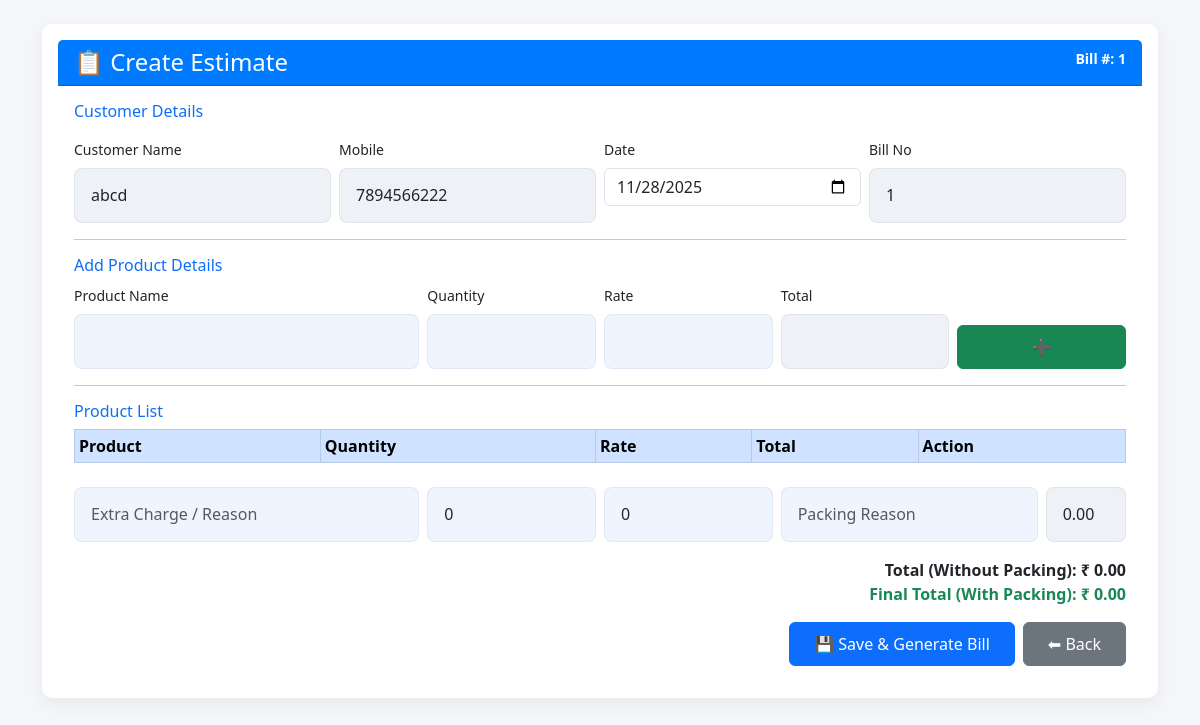
The page /add-items/82/ (signed in) on the database its author committed.
### bills/models.py (models this page shows, shortened)
class Bill(models.Model):
    customer = models.ForeignKey(Customer, on_delete=models.SET_NULL, null=True, blank=True)
    customer_name = models.CharField(max_length=255, blank=True, null=True)
    phone = models.CharField(max_length=20, blank=True, null=True)
    date = models.DateField(default=timezone.now)
    bill_no = models.IntegerField(default=1)
    packing_qty = models.IntegerField(blank=True, null=True)
    packing_rate = models.DecimalField(max_digits=10, decimal_places=2, blank=True, null=True)
    packing_reason = models.CharField(max_length=255, blank=True, null=True)
    extra_reason = models.CharField(max_length=255, blank=True, null=True)
    extra_amount = models.DecimalField(max_digits=10, decimal_places=2, default=0)
    total_amount = models.DecimalField(max_digits=12, decimal_places=2, default=0)
    paid_amount = models.DecimalField(max_digits=12, decimal_places=2, default=0)
    returned_amount = models.DecimalField(max_digits=12, decimal_places=2, default=0)
    is_paid = models.BooleanField(default=False)
    paid_date = models.DateTimeField(null=True, blank=True)
    paid_by = models.ForeignKey(settings.AUTH_USER_MODEL, null=True, blank=True, on_delete=models.SET_NULL)
    class Meta:
        ordering = ['-date', '-bill_no']

### bills/views.py (the view, shortened to what this page needs)
# urls.py: path('add-items/<int:bill_id>/', views.add_items, name='add_items'),             # add/edit items page
@login_required
def add_items(request, bill_id):
    bill = Bill.objects.get(id=bill_id)
    if request.method == "GET":
        items = BillItem.objects.filter(bill=bill)
        return render(request, "bills/add_items.html", {"bill": bill, "items": items})

### bills/templates/bills/add_items.html (shortened to what this page needs)
{% load static %}
<!doctype html>
<html lang="en">
<head>
  <link href="https://cdn.jsdelivr.net/npm/bootstrap@5.3.0/dist/css/bootstrap.min.css" rel="stylesheet">
  <link href="{% static 'css/responsive.css' %}" rel="stylesheet">
</head>
<body>
<div class="container my-4">
  <div class="card">
    <div class="card-header d-flex justify-content-between">
      <h4 class="mb-0">📋 Create Estimate</h4>
      <small class="text-white">Bill #: {{ bill.bill_no }}</small>
    </div>
    <div class="card-body">
      <h6 class="text-primary mb-3">Customer Details</h6>
      <div class="row g-2 mb-3">
        <div class="col-md-3"><label class="form-label small">Customer Name</label><input type="text" class="form-control" value="{{ bill.customer_name }}" readonly></div>
        <div class="col-md-3"><label class="form-label small">Mobile</label><input type="text" class="form-control" value="{{ bill.phone }}" readonly></div>
        <div class="col-md-3">
          <label class="form-label small">Date</label>
          <input type="date" id="bill_date" class="form-control" value="{{ bill.date|date:'Y-m-d' }}">
        </div>
        <div class="col-md-3"><label class="form-label small">Bill No</label><input type="text" class="form-control" value="{{ bill.bill_no }}" readonly></div>
      </div>
      <hr>
      <h6 class="text-primary mb-2">Add Product Details</h6>
      <div class="row g-2 mb-2 align-items-end">
        <div class="col-md-4"><label class="form-label small">Product Name</label><input type="text" id="product_name" class="form-control"></div>
        <div class="col-md-2"><label class="form-label small">Quantity</label><input type="number" id="quantity" class="form-control"></div>
        <div class="col-md-2"><label class="form-label small">Rate</label><input type="number" id="rate" class="form-control"></div>
        <div class="col-md-2"><label class="form-label small">Total</label><input type="text" id="total" class="form-control" readonly></div>
        <div class="col-md-2"><button class="btn btn-success w-100" onclick="addProduct()">➕</button></div>
      </div>
      <hr>
      <h6 class="text-primary mb-2">Product List</h6>
      <table class="table table-bordered table-sm" id="product-table">
        <thead class="table-primary">
        <tr><th>Product</th><th>Quantity</th><th>Rate</th><th>Total</th><th>Action</th></tr>
        </thead><tbody></tbody>
      </table>
      <div class="row g-2 mt-3">
        <div class="col-md-4">
          <input type="text" id="extra_reason" class="form-control" placeholder="Extra Charge / Reason">
        </div>
        <div class="col-md-2">
          <input type="number" id="packing_qty" class="form-control" value="0">
        </div>
        <div class="col-md-2">
          <input type="number" id="packing_rate" class="form-control" value="0">
        </div>
        <div class="col-md-3">
          <input type="text" id="packing_reason" class="form-control" placeholder="Packing Reason">
        </div>
        <div class="col-md-1">
          <input type="text" id="packing_total" class="form-control" readonly value="0.00">
        </div>
      </div>
      <div class="text-end mt-3">
        <div><b>Total (Without Packing): ₹ <span id="grand-total">0.00</span></b></div>
        <div class="text-success"><b>Final Total (With Packing): ₹ <span id="final-total">0.00</span></b></div>
      </div>
      <div class="d-flex gap-2 justify-content-end mt-3">
        <button class="btn btn-primary px-4" onclick="saveAndGenerate()">💾 Save & Generate Bill</button>
        <a href="{% url 'home' %}" class="btn btn-secondary px-4">⬅ Back</a>
      </div>
    </div>
  </div>
</div>
</body>
</html>

### static/css/responsive.css (style rules this page uses)
:root { --bg: #f3f6f8; --card: #fff; --accent: #0b78ff; --muted: #eef5ff; --radius: 12px; --tap-size: 44px; --max-center-width: 920px; }
* { box-sizing: border-box; }
html, body { height: 100%; margin: 0; background: var(--bg); color: #0f1724; font-family: Inter, system-ui, -apple-system, "Segoe UI", Roboto, Arial; -webkit-font-smoothing: antialiased; -moz-osx-font-smoothing: grayscale; width: 100%; max-width: 100%; overflow-x: hidden; }
.card { background: var(--card); border-radius: var(--radius); padding: 1rem; box-shadow: 0 8px 20px rgba(15,23,36,0.06); max-width: 100%; }
.btn, .nav-link { min-height: var(--tap-size); display: inline-flex; align-items: center; gap: .4rem; }
input[type='text'], input[type='password'], input[type='number'], textarea, select { width:100%; padding:0.9rem 1rem; border-radius:8px; border:1px solid rgba(15,23,36,0.06); background: var(--muted); font-size:1rem; box-sizing: border-box; }
input[data-numeric], input[type='number'] { ime-mode: disabled; }

### bills/templates/bills/add_items.html (style rules this page uses)
:root { --accent:#007bff; --card:#fff; --muted:#eef5ff; --radius:10px; --tap:44px; }
body { background:#f4f6f9; font-family:'Segoe UI',sans-serif; margin:0; }
.card { border-radius:var(--radius); box-shadow:0 6px 18px rgba(15,23,36,0.06); border:none; }
.card-header { background:var(--accent); color:#fff; font-weight:600; }
input[readonly] { background:#eef2f7; }
.btn { min-height:var(--tap); display:inline-flex; align-items:center; justify-content:center; }

### rows shown on the page
Bill: bill_no "1", customer_name "abcd", phone "7894566222", date "11/28/2025"
